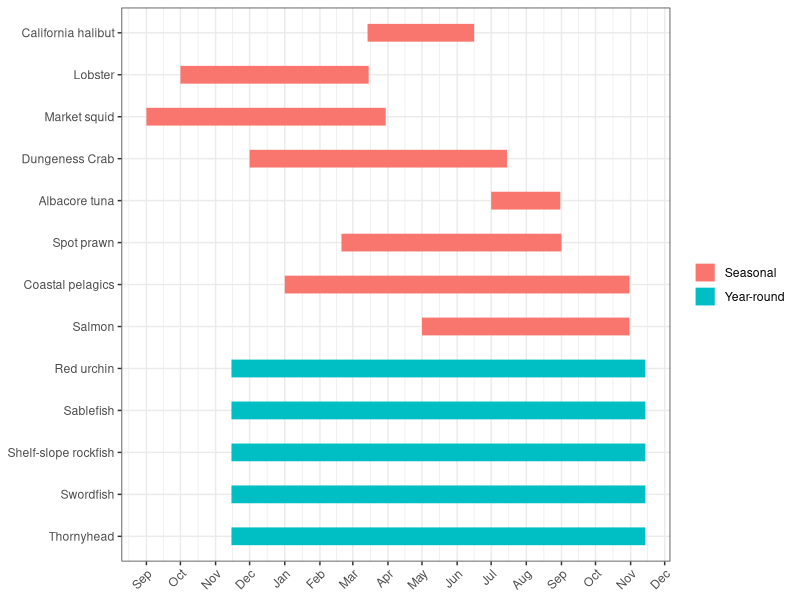
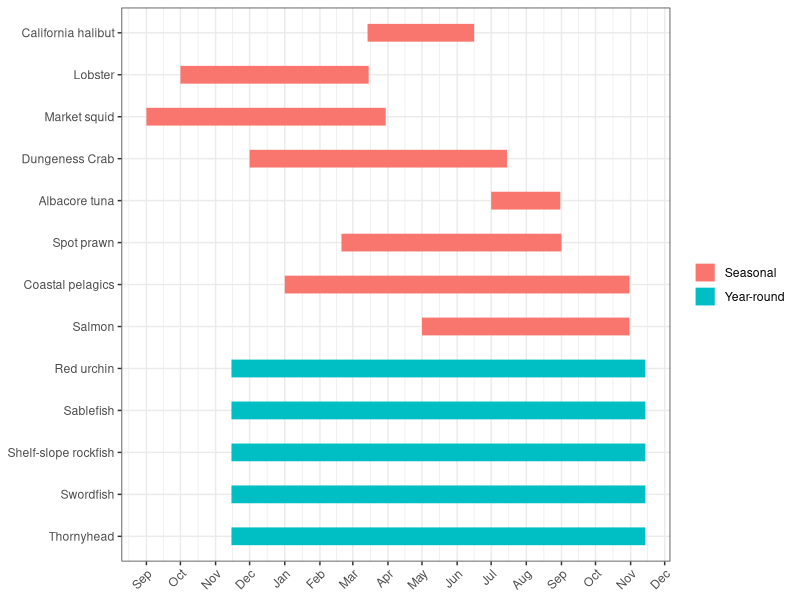

The R source for these figures, in order:
# Script for appending species timings to the California landings data, 
# organized by port from 1992-2014, downloaded from the California Natural 
# Resources Agency:
# https://data.cnra.ca.gov/dataset/human-uses-and-socioeconomic-dimensions-ca-north-coast-mpa-baseline-study-1992-2014

library(plyr)
library(tidyverse)
library(lubridate)
library(scales)

port_landings <- read.csv("Data/port_landings_updated.csv")


# Add season timings to the dataset -------------------------------------------
# Remove "smeltlike fish", where no season data are available
port_landings <- port_landings %>% filter(fishery != "SMELTLIKE FISH")

species <- levels(factor(port_landings$fishery))  # list of species
print(species)

opens <- c("July", "June 16", "January", "Year-round", "November 15", 
           "Year-round", "December", "Year-round", "early October", 
           "September", "Year-round", "June", "Year-round", "Year-round", 
           "Year-round", "Year-round", "Year-round", "May 1", "Year-round", 
           "Year-round", "Year-round", "Year-round", "late February", 
           "August 1", "Year-round", "Year-round", "July 1", "June")

closes <- c("August", "March 14", "October", "Year-round", "July 15", 
            "Year-round", "March", "Year-round", "mid-March", "March",
            "Year-round", "November", "Year-round", "Year-round", "Year-round",
            "Year-round", "Year-round", "October 31", "Year-round", 
            "Year-round", "Year-round", "Year-round", "September", "April 30",
            "Year-round", "Year-round", "March 22", "March")

# Number of days after Nov 15 - start of a new year for this project
# Calculations done here: https://www.timeanddate.com/date/duration.html?y1=2020&m1=11&d1=15&y2=2021&m2=3&d2=1
opens_count <- c(228, 213, 47, 1, 1, 1, 16, 1, 320, 290, 1, 198, 1, 1, 1, 1, 1,
                 167, 1, 1, 1, 1, 105, 259, 1, 1, 228, 198)

closes_count <- c(259, 119, 320, 364, 242, 364, 106, 364, 120, 106, 364, 351, 
                  364, 364, 364, 364, 364, 350, 364, 364, 364, 364, 290, 166,
                  364, 364, 127, 106)

# Combine into one dataframe to double check timings
seasons <- as.data.frame(cbind(species, opens, closes, opens_count, closes_count))

# Isolate the list of fisheries from all of the data to be replaced with the
# start and end dates (saved as new lists). 
fishery <- port_landings$fishery

start_day <- mapvalues(fishery, from = species, to = opens_count)
end_day <- mapvalues(fishery, from = species, to = closes_count)
# TODO: mapvalues is from plyr & a method from dplyr or elsewhere would be better

# Combine with original port landings data & export as .csv
pl_timings <- cbind(port_landings, start_day, end_day)
write.csv(pl_timings, file = "Data/port_landings_timings.csv", row.names = FALSE)

# Gantt chart for species of interest -----------------------------------------
tasks <- tribble(
  ~Start,       ~End,         ~Project,          ~Task,
  "2020-07-01", "2020-08-31", "Seasonal", "Albacore tuna",
  "2020-06-16", "2020-03-14", "Seasonal", "California halibut",
  "2020-01-01", "2020-10-31", "Seasonal", "Coastal pelagics",
  "2019-12-01", "2020-07-15", "Seasonal", "Dungeness Crab",
  "2019-10-01", "2020-03-15", "Seasonal", "Lobster",
  "2019-09-01", "2020-03-30", "Seasonal", "Market squid",
  "2019-11-15", "2020-11-14", "Year-round", "Red urchin",
  "2019-11-15", "2020-11-14", "Year-round", "Sablefish",
  "2020-05-01", "2020-10-31", "Seasonal", "Salmon",
  "2019-11-15", "2020-11-14", "Year-round", "Shelf-slope rockfish",
  "2020-02-20", "2020-09-01", "Seasonal", "Spot prawn",
  "2019-11-15", "2020-11-14", "Year-round", "Swordfish",
  "2019-11-15", "2020-11-14", "Year-round", "Thornyhead",
)

# Convert data too long for ggplot
tasks.long <- tasks %>%
  mutate(Start = ymd(Start),
         End = ymd(End)) %>%
  gather(date.type, task.date, -c(Project, Task)) %>%
  arrange(date.type, task.date) %>%
  mutate(Task = factor(Task, levels=rev(unique(Task)), ordered=TRUE))

# Custom theme for making a clean Gantt chart
theme_gantt <- function(base_size=11) {
  ret <- theme_bw()
  theme(panel.background = element_rect(fill="#ffffff", colour=NA),
        axis.title.x=element_text(vjust=-0.2), 
        axis.title.y=element_text(vjust=1.5),
        title=element_text(vjust=1.2),
        panel.border = element_rect(colour = "black", fill=NA, size=1),
        axis.line=element_blank(),
        axis.ticks=element_blank(),
        legend.position="bottom", 
        axis.title=element_text(size=rel(0.8)),
        strip.text=element_text(size=rel(1)),
        strip.background=element_rect(fill="#ffffff", colour=NA),
        panel.spacing.y=unit(1.5, "lines"),
        legend.key = element_blank())
  
  ret
}

# Build plot
timeline <- ggplot(tasks.long, aes(x=Task, y=task.date, colour=Project)) + 
  geom_line(size=6) + 
  guides(colour=guide_legend(title=NULL)) +
  labs(x=NULL, y=NULL) + coord_flip() +
  scale_y_date(date_breaks="1 month", labels=date_format("%b")) +  # Change how the dates on x-axis display
  theme_gantt() + theme(axis.text.x=element_text(angle=45, hjust=1)) 
timeline

# TODO: Change units to make plot display well.
ggsave(timeline, filename = "Figures/fisheries_gantt.png", 
       width = 250, height = 120, units = "mm", 
       dpi = 300, bg = "transparent")
